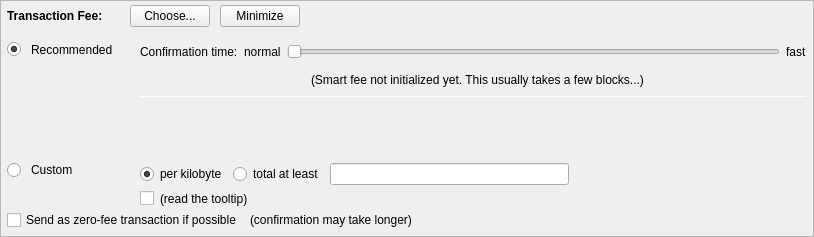
         <widget class="QFrame" name="frameFee">
          <property name="sizePolicy">
           <sizepolicy hsizetype="Expanding" vsizetype="Expanding">
            <horstretch>0</horstretch>
            <verstretch>0</verstretch>
           </sizepolicy>
          </property>
          <property name="maximumSize">
           <size>
            <width>16777215</width>
            <height>16777215</height>
           </size>
          </property>
          <property name="frameShape">
           <enum>QFrame::StyledPanel</enum>
          </property>
          <property name="frameShadow">
           <enum>QFrame::Sunken</enum>
          </property>
          <layout class="QVBoxLayout" name="verticalLayoutFee1">
           <property name="spacing">
            <number>0</number>
           </property>
           <property name="leftMargin">
            <number>0</number>
           </property>
           <property name="topMargin">
            <number>0</number>
           </property>
           <property name="rightMargin">
            <number>0</number>
           </property>
           <property name="bottomMargin">
            <number>0</number>
           </property>
           <item>
            <layout class="QVBoxLayout" name="verticalLayoutFee2" stretch="0,0,0">
             <property name="spacing">
              <number>0</number>
             </property>
             <property name="leftMargin">
              <number>6</number>
             </property>
             <property name="topMargin">
              <number>0</number>
             </property>
             <property name="rightMargin">
              <number>6</number>
             </property>
             <item>
              <layout class="QHBoxLayout" name="horizontalLayoutFee1">
               <property name="bottomMargin">
                <number>0</number>
               </property>
               <item>
                <layout class="QVBoxLayout" name="verticalLayoutFee7">
                 <property name="spacing">
                  <number>0</number>
                 </property>
                 <item>
                  <spacer name="verticalSpacerSmartFee">
                   <property name="orientation">
                    <enum>Qt::Vertical</enum>
                   </property>
                   <property name="sizeType">
                    <enum>QSizePolicy::Fixed</enum>
                   </property>
                   <property name="sizeHint" stdset="0">
                    <size>
                     <width>1</width>
                     <height>4</height>
                    </size>
                   </property>
                  </spacer>
                 </item>
                 <item>
                  <layout class="QHBoxLayout" name="horizontalLayoutSmartFee">
                   <property name="spacing">
                    <number>10</number>
                   </property>
                   <item>
                    <widget class="QLabel" name="labelFeeHeadline">
                     <property name="sizePolicy">
                      <sizepolicy hsizetype="Preferred" vsizetype="Maximum">
                       <horstretch>0</horstretch>
                       <verstretch>0</verstretch>
                      </sizepolicy>
                     </property>
                     <property name="font">
                      <font>
                       <weight>75</weight>
                       <bold>true</bold>
                      </font>
                     </property>
                     <property name="styleSheet">
                      <string notr="true">font-weight:bold;</string>
                     </property>
                     <property name="text">
                      <string>Transaction Fee:</string>
                     </property>
                    </widget>
                   </item>
                   <item>
                    <widget class="QLabel" name="labelFeeMinimized">
                     <property name="text">
                      <string/>
                     </property>
                    </widget>
                   </item>
                   <item>
                    <widget class="QPushButton" name="buttonChooseFee">
                     <property name="text">
                      <string>Choose...</string>
                     </property>
                    </widget>
                   </item>
                   <item>
                    <widget class="QPushButton" name="buttonMinimizeFee">
                     <property name="toolTip">
                      <string>collapse fee-settings</string>
                     </property>
                     <property name="text">
                      <string>Minimize</string>
                     </property>
                    </widget>
                   </item>
                  </layout>
                 </item>
                 <item>
                  <spacer name="verticalSpacer_5">
                   <property name="orientation">
                    <enum>Qt::Vertical</enum>
                   </property>
                   <property name="sizeHint" stdset="0">
                    <size>
                     <width>1</width>
                     <height>1</height>
                    </size>
                   </property>
                  </spacer>
                 </item>
                </layout>
               </item>
               <item>
                <spacer name="horizontalSpacer_4">
                 <property name="orientation">
                  <enum>Qt::Horizontal</enum>
                 </property>
                 <property name="sizeHint" stdset="0">
                  <size>
                   <width>40</width>
                   <height>20</height>
                  </size>
                 </property>
                </spacer>
               </item>
              </layout>
             </item>
             <item>
              <widget class="QFrame" name="frameFeeSelection">
               <layout class="QVBoxLayout" name="verticalLayoutFee12">
                <property name="spacing">
                 <number>0</number>
                </property>
                <property name="leftMargin">
                 <number>0</number>
                </property>
                <property name="topMargin">
                 <number>0</number>
                </property>
                <property name="rightMargin">
                 <number>0</number>
                </property>
                <property name="bottomMargin">
                 <number>0</number>
                </property>
                <item>
                 <layout class="QGridLayout" name="gridLayoutFee">
                  <property name="topMargin">
                   <number>10</number>
                  </property>
                  <property name="bottomMargin">
                   <number>4</number>
                  </property>
                  <property name="horizontalSpacing">
                   <number>10</number>
                  </property>
                  <property name="verticalSpacing">
                   <number>4</number>
                  </property>
                  <item row="2" column="0">
                   <layout class="QVBoxLayout" name="verticalLayoutFee4" stretch="0">
                    <item>
                     <spacer name="verticalSpacer_2">
                      <property name="orientation">
                       <enum>Qt::Vertical</enum>
                      </property>
                      <property name="sizeHint" stdset="0">
                       <size>
                        <width>1</width>
                        <height>1</height>
                       </size>
                      </property>
                     </spacer>
                    </item>
                   </layout>
                  </item>
                  <item row="3" column="0">
                   <layout class="QVBoxLayout" name="verticalLayoutFee9" stretch="0,1">
                    <item>
                     <widget class="QRadioButton" name="radioCustomFee">
                      <property name="text">
                       <string/>
                      </property>
                      <attribute name="buttonGroup">
                       <string notr="true">groupFee</string>
                      </attribute>
                     </widget>
                    </item>
                    <item>
                     <spacer name="verticalSpacer_6">
                      <property name="orientation">
                       <enum>Qt::Vertical</enum>
                      </property>
                      <property name="sizeHint" stdset="0">
                       <size>
                        <width>1</width>
                        <height>1</height>
                       </size>
                      </property>
                     </spacer>
                    </item>
                   </layout>
                  </item>
                  <item row="3" column="1">
                   <widget class="QLabel" name="labelCustomFee">
                    <property name="text">
                     <string>Custom</string>
                    </property>
                    <property name="alignment">
                     <set>Qt::AlignLeading|Qt::AlignLeft|Qt::AlignTop</set>
                    </property>
                   </widget>
                  </item>
                  <item row="3" column="4">
                   <layout class="QVBoxLayout" name="verticalLayoutFee8">
                    <property name="spacing">
                     <number>6</number>
                    </property>
                    <item>
                     <layout class="QHBoxLayout" name="horizontalLayoutFee13">
                      <item>
                       <widget class="QRadioButton" name="radioCustomPerKilobyte">
                        <property name="toolTip">
                         <string>If the custom fee is set to 1000 uDEOs and the transaction is only 250 bytes, then &quot;per kilobyte&quot; only pays 250 uDEOs in fee,&lt;br /&gt;while &quot;at least&quot; pays 1000 uDEOs. For transactions bigger than a kilobyte both pay by kilobyte.</string>
                        </property>
                        <property name="text">
                         <string>per kilobyte</string>
                        </property>
                        <property name="checked">
                         <bool>true</bool>
                        </property>
                        <attribute name="buttonGroup">
                         <string notr="true">groupCustomFee</string>
                        </attribute>
                       </widget>
                      </item>
                      <item>
                       <widget class="QRadioButton" name="radioCustomAtLeast">
                        <property name="toolTip">
                         <string>If the custom fee is set to 1000 uDEOs and the transaction is only 250 bytes, then &quot;per kilobyte&quot; only pays 250 uDEOs in fee,&lt;br /&gt;while &quot;total at least&quot; pays 1000 uDEOs. For transactions bigger than a kilobyte both pay by kilobyte.</string>
                        </property>
                        <property name="text">
                         <string>total at least</string>
                        </property>
                        <attribute name="buttonGroup">
                         <string notr="true">groupCustomFee</string>
                        </attribute>
                       </widget>
                      </item>
                      <item>
                       <widget class="BitcoinAmountField" name="customFee"/>
                      </item>
                      <item>
                       <spacer name="horizontalSpacer_6">
                        <property name="orientation">
                         <enum>Qt::Horizontal</enum>
                        </property>
                        <property name="sizeHint" stdset="0">
                         <size>
                          <width>1</width>
                          <height>1</height>
                         </size>
                        </property>
                       </spacer>
                      </item>
                     </layout>
                    </item>
                    <item>
                     <layout class="QHBoxLayout" name="horizontalLayoutFee8">
                      <item>
                       <widget class="QCheckBox" name="checkBoxMinimumFee">
                        <property name="toolTip">
                         <string>Paying only the minimum fee is just fine as long as there is less transaction volume than space in the blocks.&lt;br /&gt;But be aware that this can end up in a never confirming transaction once there is more demand for Destocoin transactions than the network can process.</string>
                        </property>
                        <property name="text">
                         <string/>
                        </property>
                       </widget>
                      </item>
                      <item>
                       <widget class="QLabel" name="labelMinFeeWarning">
                        <property name="enabled">
                         <bool>true</bool>
                        </property>
                        <property name="toolTip">
                         <string>Paying only the minimum fee is just fine as long as there is less transaction volume than space in the blocks.&lt;br /&gt;But be aware that this can end up in a never confirming transaction once there is more demand for Destocoin transactions than the network can process.</string>
                        </property>
                        <property name="text">
                         <string>(read the tooltip)</string>
                        </property>
                        <property name="margin">
                         <number>5</number>
                        </property>
                       </widget>
                      </item>
                      <item>
                       <spacer name="horizontalSpacer_2">
                        <property name="orientation">
                         <enum>Qt::Horizontal</enum>
                        </property>
                        <property name="sizeHint" stdset="0">
                         <size>
                          <width>1</width>
                          <height>1</height>
                         </size>
                        </property>
                       </spacer>
                      </item>
                     </layout>
                    </item>
                   </layout>
                  </item>
                  <item row="1" column="1">
                   <widget class="QLabel" name="labelSmartFee_2">
                    <property name="text">
                     <string>Recommended</string>
                    </property>
                   </widget>
                  </item>
                  <item row="0" column="4" rowspan="3">
                   <layout class="QVBoxLayout" name="verticalLayoutFee3" stretch="0,0,0,0,1,0">
                    <property name="spacing">
                     <number>6</number>
                    </property>
                    <property name="topMargin">
                     <number>2</number>
                    </property>
                    <property name="bottomMargin">
                     <number>20</number>
                    </property>
                    <item>
                     <layout class="QHBoxLayout" name="horizontalLayoutFee9">
                      <item>
                       <widget class="QLabel" name="labelSmartFee3">
                        <property name="text">
                         <string>Confirmation time:</string>
                        </property>
                        <property name="margin">
                         <number>2</number>
                        </property>
                       </widget>
                      </item>
                      <item>
                       <widget class="QLabel" name="labelSmartFeeNormal">
                        <property name="text">
                         <string>normal</string>
                        </property>
                        <property name="margin">
                         <number>2</number>
                        </property>
                       </widget>
                      </item>
                      <item>
                       <widget class="QSlider" name="sliderSmartFee">
                        <property name="minimumSize">
                         <size>
                          <width>0</width>
                          <height>24</height>
                         </size>
                        </property>
                        <property name="minimum">
                         <number>0</number>
                        </property>
                        <property name="maximum">
                         <number>24</number>
                        </property>
                        <property name="pageStep">
                         <number>1</number>
                        </property>
                        <property name="value">
                         <number>0</number>
                        </property>
                        <property name="orientation">
                         <enum>Qt::Horizontal</enum>
                        </property>
                        <property name="invertedAppearance">
                         <bool>false</bool>
                        </property>
                        <property name="invertedControls">
                         <bool>false</bool>
                        </property>
                        <property name="tickPosition">
                         <enum>QSlider::NoTicks</enum>
                        </property>
                       </widget>
                      </item>
                      <item>
                       <widget class="QLabel" name="labelSmartFeeFast">
                        <property name="text">
                         <string>fast</string>
                        </property>
                       </widget>
                      </item>
                     </layout>
                    </item>
                    <item>
                     <layout class="QHBoxLayout" name="horizontalLayout_recommended_texts">
                      <property name="spacing">
                       <number>0</number>
                      </property>
                      <item>
                       <spacer name="horizontalSpacer_8">
                        <property name="orientation">
                         <enum>Qt::Horizontal</enum>
                        </property>
                        <property name="sizeHint" stdset="0">
                         <size>
                          <width>40</width>
                          <height>20</height>
                         </size>
                        </property>
                       </spacer>
                      </item>
                      <item>
                       <widget class="QLabel" name="labelFeeEstimation">
                        <property name="text">
                         <string/>
                        </property>
                        <property name="margin">
                         <number>2</number>
                        </property>
                       </widget>
                      </item>
                      <item>
                       <widget class="QLabel" name="labelSmartFee2">
                        <property name="text">
                         <string>(Smart fee not initialized yet. This usually takes a few blocks...)</string>
                        </property>
                        <property name="alignment">
                         <set>Qt::AlignLeading|Qt::AlignLeft|Qt::AlignVCenter</set>
                        </property>
                        <property name="wordWrap">
                         <bool>false</bool>
                        </property>
                        <property name="margin">
                         <number>2</number>
                        </property>
                        <property name="indent">
                         <number>-1</number>
                        </property>
                       </widget>
                      </item>
                      <item>
                       <spacer name="horizontalSpacer_3">
                        <property name="orientation">
                         <enum>Qt::Horizontal</enum>
                        </property>
                        <property name="sizeHint" stdset="0">
                         <size>
                          <width>40</width>
                          <height>20</height>
                         </size>
                        </property>
                       </spacer>
                      </item>
                     </layout>
                    </item>
                    <item>
                     <widget class="Line" name="line_2">
                      <property name="minimumSize">
                       <size>
                        <width>0</width>
                        <height>1</height>
                       </size>
                      </property>
                      <property name="maximumSize">
                       <size>
                        <width>16777215</width>
                        <height>1</height>
                       </size>
                      </property>
                      <property name="orientation">
                       <enum>Qt::Horizontal</enum>
                      </property>
                     </widget>
                    </item>
                    <item>
                     <layout class="QHBoxLayout" name="horizontalLayoutFee12">
                      <item>
                       <spacer name="horizontalSpacer_5">
                        <property name="orientation">
                         <enum>Qt::Horizontal</enum>
                        </property>
                        <property name="sizeHint" stdset="0">
                         <size>
                          <width>1</width>
                          <height>1</height>
                         </size>
                        </property>
                       </spacer>
                      </item>
                     </layout>
                    </item>
                    <item>
                     <spacer name="verticalSpacer_4">
                      <property name="orientation">
                       <enum>Qt::Vertical</enum>
                      </property>
                      <property name="sizeHint" stdset="0">
                       <size>
                        <width>1</width>
                        <height>1</height>
                       </size>
                      </property>
                     </spacer>
                    </item>
                    <item>
                     <spacer name="verticalSpacer_3">
                      <property name="orientation">
                       <enum>Qt::Vertical</enum>
                      </property>
                      <property name="sizeHint" stdset="0">
                       <size>
                        <width>20</width>
                        <height>40</height>
                       </size>
                      </property>
                     </spacer>
                    </item>
                   </layout>
                  </item>
                  <item row="1" column="2">
                   <widget class="QLabel" name="labelSmartFee">
                    <property name="text">
                     <string/>
                    </property>
                    <property name="margin">
                     <number>2</number>
                    </property>
                   </widget>
                  </item>
                  <item row="1" column="0">
                   <widget class="QRadioButton" name="radioSmartFee">
                    <property name="text">
                     <string/>
                    </property>
                    <property name="checked">
                     <bool>true</bool>
                    </property>
                    <attribute name="buttonGroup">
                     <string notr="true">groupFee</string>
                    </attribute>
                   </widget>
                  </item>
                 </layout>
                </item>
                <item>
                 <layout class="QHBoxLayout" name="horizontalLayoutFee5" stretch="0,0,0">
                  <property name="spacing">
                   <number>8</number>
                  </property>
                  <property name="bottomMargin">
                   <number>4</number>
                  </property>
                  <item>
                   <widget class="QCheckBox" name="checkBoxFreeTx">
                    <property name="text">
                     <string>Send as zero-fee transaction if possible</string>
                    </property>
                   </widget>
                  </item>
                  <item>
                   <widget class="QLabel" name="labelFreeTx">
                    <property name="text">
                     <string>(confirmation may take longer)</string>
                    </property>
                    <property name="margin">
                     <number>5</number>
                    </property>
                   </widget>
                  </item>
                  <item>
                   <spacer name="horizontalSpacerFee5">
                    <property name="orientation">
                     <enum>Qt::Horizontal</enum>
                    </property>
                    <property name="sizeHint" stdset="0">
                     <size>
                      <width>1</width>
                      <height>1</height>
                     </size>
                    </property>
                   </spacer>
                  </item>
                 </layout>
                </item>
                <item>
                 <spacer name="verticalSpacerFee2">
                  <property name="orientation">
                   <enum>Qt::Vertical</enum>
                  </property>
                  <property name="sizeHint" stdset="0">
                   <size>
                    <width>1</width>
                    <height>1</height>
                   </size>
                  </property>
                 </spacer>
                </item>
               </layout>
              </widget>
             </item>
             <item>
              <spacer name="verticalSpacerFee">
               <property name="orientation">
                <enum>Qt::Vertical</enum>
               </property>
               <property name="sizeHint" stdset="0">
                <size>
                 <width>800</width>
                 <height>1</height>
                </size>
               </property>
              </spacer>
             </item>
            </layout>
           </item>
          </layout>
         </widget>
